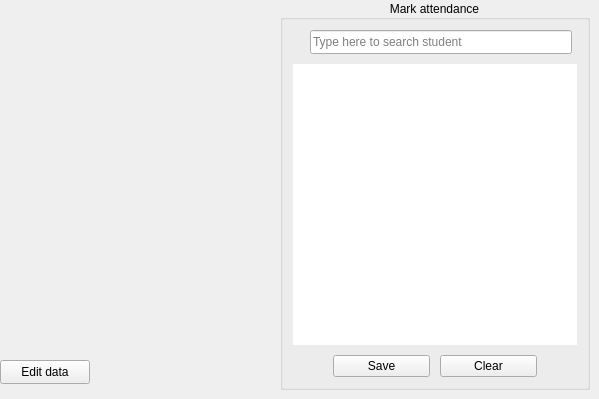
         <widget class="QWidget" name="markAttendance_page">
          <widget class="QLabel" name="student_illus">
           <property name="geometry">
            <rect>
             <x>80</x>
             <y>140</y>
             <width>96</width>
             <height>96</height>
            </rect>
           </property>
           <property name="text">
            <string/>
           </property>
           <property name="pixmap">
            <pixmap>../drawables/icons8-tasklist-100.png</pixmap>
           </property>
           <property name="scaledContents">
            <bool>true</bool>
           </property>
           <property name="alignment">
            <set>Qt::AlignLeading|Qt::AlignLeft|Qt::AlignVCenter</set>
           </property>
          </widget>
          <widget class="QGroupBox" name="markAttendance_groupBox">
           <property name="geometry">
            <rect>
             <x>280</x>
             <y>0</y>
             <width>310</width>
             <height>390</height>
            </rect>
           </property>
           <property name="title">
            <string>Mark attendance</string>
           </property>
           <property name="alignment">
            <set>Qt::AlignCenter</set>
           </property>
           <layout class="QVBoxLayout" name="verticalLayout">
            <property name="spacing">
             <number>10</number>
            </property>
            <property name="leftMargin">
             <number>10</number>
            </property>
            <property name="topMargin">
             <number>10</number>
            </property>
            <property name="rightMargin">
             <number>10</number>
            </property>
            <property name="bottomMargin">
             <number>10</number>
            </property>
            <item>
             <layout class="QHBoxLayout" name="horizontalLayout_8">
              <property name="spacing">
               <number>5</number>
              </property>
              <property name="leftMargin">
               <number>5</number>
              </property>
              <property name="rightMargin">
               <number>5</number>
              </property>
              <item>
               <widget class="QLabel" name="label_22">
                <property name="maximumSize">
                 <size>
                  <width>20</width>
                  <height>20</height>
                 </size>
                </property>
                <property name="text">
                 <string/>
                </property>
                <property name="pixmap">
                 <pixmap>../icons/icons8-search-144.png</pixmap>
                </property>
                <property name="scaledContents">
                 <bool>true</bool>
                </property>
               </widget>
              </item>
              <item>
               <widget class="QLineEdit" name="search_student_attendance_line_edit">
                <property name="minimumSize">
                 <size>
                  <width>0</width>
                  <height>24</height>
                 </size>
                </property>
                <property name="maxLength">
                 <number>40</number>
                </property>
                <property name="placeholderText">
                 <string>Type here to search student</string>
                </property>
                <property name="clearButtonEnabled">
                 <bool>true</bool>
                </property>
               </widget>
              </item>
             </layout>
            </item>
            <item>
             <widget class="QTreeWidget" name="mark_attendance_tree_widget">
              <property name="frameShape">
               <enum>QFrame::NoFrame</enum>
              </property>
              <property name="frameShadow">
               <enum>QFrame::Plain</enum>
              </property>
              <property name="editTriggers">
               <set>QAbstractItemView::NoEditTriggers</set>
              </property>
              <property name="alternatingRowColors">
               <bool>true</bool>
              </property>
              <property name="selectionMode">
               <enum>QAbstractItemView::NoSelection</enum>
              </property>
              <property name="indentation">
               <number>20</number>
              </property>
              <property name="uniformRowHeights">
               <bool>true</bool>
              </property>
              <property name="itemsExpandable">
               <bool>false</bool>
              </property>
              <property name="animated">
               <bool>true</bool>
              </property>
              <property name="allColumnsShowFocus">
               <bool>true</bool>
              </property>
              <property name="expandsOnDoubleClick">
               <bool>false</bool>
              </property>
              <property name="columnCount">
               <number>0</number>
              </property>
             </widget>
            </item>
            <item>
             <layout class="QHBoxLayout" name="actionButtons_hLayout">
              <property name="spacing">
               <number>10</number>
              </property>
              <property name="leftMargin">
               <number>40</number>
              </property>
              <property name="rightMargin">
               <number>40</number>
              </property>
              <item>
               <widget class="QPushButton" name="save_button">
                <property name="toolTip">
                 <string>Save the recorded attendance</string>
                </property>
                <property name="text">
                 <string>Save</string>
                </property>
                <property name="icon">
                 <iconset>
                  <normaloff>../icons/icons8-save-96.png</normaloff>../icons/icons8-save-96.png</iconset>
                </property>
               </widget>
              </item>
              <item>
               <widget class="QPushButton" name="clear_button">
                <property name="toolTip">
                 <string>Clear all the checkboxes and start over</string>
                </property>
                <property name="text">
                 <string>Clear</string>
                </property>
                <property name="icon">
                 <iconset>
                  <normaloff>../icons/icons8-cancel-96.png</normaloff>../icons/icons8-cancel-96.png</iconset>
                </property>
               </widget>
              </item>
             </layout>
            </item>
           </layout>
          </widget>
          <widget class="QPushButton" name="edit_data_button">
           <property name="geometry">
            <rect>
             <x>0</x>
             <y>360</y>
             <width>90</width>
             <height>24</height>
            </rect>
           </property>
           <property name="toolTip">
            <string>Edit attendance records for a date</string>
           </property>
           <property name="text">
            <string>Edit data</string>
           </property>
           <property name="icon">
            <iconset>
             <normaloff>../icons/icons8-edit-96.png</normaloff>../icons/icons8-edit-96.png</iconset>
           </property>
           <property name="iconSize">
            <size>
             <width>16</width>
             <height>16</height>
            </size>
           </property>
          </widget>
         </widget>
